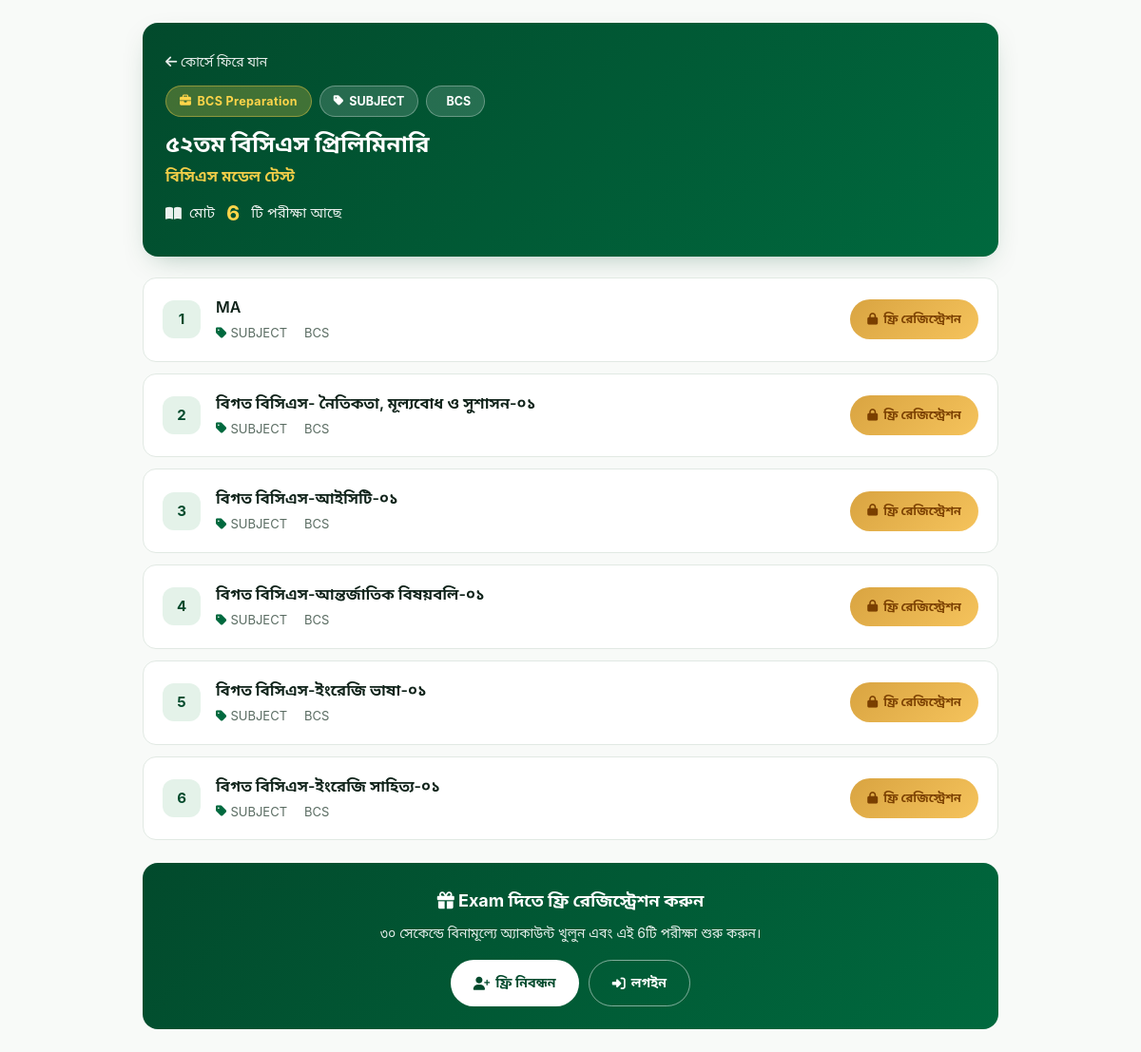
The page /course_view.php?course_id=2 on the database its author committed.
### tables this page shows
CREATE TABLE `courses` (
  `id` int(11) NOT NULL,
  `course_code` varchar(40) NOT NULL,
  `slug` varchar(220) DEFAULT NULL,
  `title` varchar(200) NOT NULL,
  `title_bn` varchar(200) DEFAULT NULL,
  `subtitle` varchar(200) DEFAULT NULL,
  `subject_line` varchar(300) DEFAULT NULL,
  `short_desc` varchar(500) DEFAULT NULL,
  `description` longtext DEFAULT NULL,
  `thumbnail` varchar(500) DEFAULT NULL,
  `banner` varchar(500) DEFAULT NULL,
  `language` varchar(40) DEFAULT 'bn',
  `instructor_name` varchar(150) DEFAULT NULL,
  `tag` varchar(60) DEFAULT NULL,
  `discount_pct` varchar(20) DEFAULT NULL,
  `rating` tinyint(1) DEFAULT 5,
  `meta_text` varchar(200) DEFAULT NULL,
  `tone_gradient` varchar(200) DEFAULT NULL,
  `display_order` int(11) DEFAULT 0,
  `is_featured` tinyint(1) DEFAULT 0,
  `level_id` int(11) NOT NULL,
  `type_id` int(11) NOT NULL,
  `price` decimal(10,2) NOT NULL DEFAULT 0.00,
  `discount_price` decimal(10,2) DEFAULT NULL,
  `total_lessons` int(11) DEFAULT 0,
  `duration_hours` int(11) DEFAULT 0,
  `is_active` tinyint(1) DEFAULT 1,
  `BR_CODE` varchar(20) DEFAULT NULL,
  `ORG_CODE` varchar(20) DEFAULT NULL,
  `AUTHORIZED_STATUS` char(1) DEFAULT 'N',
  `AUTHORIZED_USER` varchar(100) DEFAULT NULL,
  `AUTHORIZED_DATE` date DEFAULT NULL,
  `ENTRY_DATE` datetime DEFAULT current_timestamp(),
  `ENTRY_USER` varchar(200) DEFAULT NULL,
  `EDIT_DATE` date DEFAULT NULL,
  `EDIT_USER` varchar(200) DEFAULT NULL,
  `DELETE_DATE` datetime DEFAULT NULL,
  `DELETE_USER` varchar(200) DEFAULT NULL,
  `duration_days` int(11) DEFAULT NULL
);

CREATE TABLE `levels` (
  `id` int(11) NOT NULL,
  `name` varchar(100) NOT NULL,
  `BR_CODE` varchar(20) DEFAULT NULL,
  `ORG_CODE` varchar(20) DEFAULT NULL,
  `AUTHORIZED_STATUS` char(1) DEFAULT 'N',
  `AUTHORIZED_USER` varchar(100) DEFAULT NULL,
  `AUTHORIZED_DATE` date DEFAULT NULL,
  `ENTRY_DATE` date DEFAULT NULL,
  `ENTRY_USER` varchar(200) DEFAULT NULL,
  `EDIT_DATE` date DEFAULT NULL,
  `EDIT_USER` varchar(200) DEFAULT NULL,
  `DELETE_USER` varchar(200) DEFAULT NULL,
  `DELETE_DATE` date DEFAULT NULL
);

CREATE TABLE `exam_types` (
  `id` int(11) NOT NULL,
  `type_name` varchar(50) NOT NULL,
  `description` varchar(255) DEFAULT NULL,
  `status` char(1) DEFAULT 'Y'
);

CREATE TABLE `exams_info` (
  `exam_id` varchar(100) NOT NULL,
  `level_id` int(11) NOT NULL,
  `subject_id` int(11) DEFAULT NULL,
  `chapter_id` int(11) DEFAULT NULL,
  `topic_id` int(11) DEFAULT NULL,
  `exam_date` date DEFAULT NULL,
  `AUTHORIZED_STATUS` char(1) DEFAULT NULL,
  `AUTHORIZED_USER` varchar(100) DEFAULT NULL,
  `AUTHORIZED_DATE` date DEFAULT NULL,
  `title` varchar(255) NOT NULL,
  `created_date` datetime DEFAULT current_timestamp(),
  `br_code` varchar(20) DEFAULT NULL,
  `org_code` varchar(20) DEFAULT NULL,
  `ENTRY_DATE` date DEFAULT NULL,
  `ENTRY_USER` varchar(200) DEFAULT NULL,
  `EDIT_DATE` date DEFAULT NULL,
  `EDIT_USER` varchar(200) DEFAULT NULL,
  `DELETE_DATE` date DEFAULT NULL,
  `DELETE_USER` varchar(200) DEFAULT NULL,
  `exam_type_id` int(11) NOT NULL,
  `remarks` text NOT NULL
);

### course_view.php (the view, shortened to what this page needs)
<?php
require 'db.php';
$isLoggedIn  = isset($_SESSION['user']);
$userSession = $_SESSION['user'] ?? [];
$userTypeId  = (int)($userSession['user_type_id'] ?? 0);
$courseId   = (int)($_GET['course_id'] ?? 0);
$course     = null;
$levelId    = 0;
$examTypeId = 0;
if ($courseId > 0) {
    try {
        $st = $pdo->prepare("
            SELECT c.*,
                   l.name       AS level_name,
                   et.type_name AS type_name
            FROM courses c
            LEFT JOIN levels     l  ON l.id  = c.level_id
            LEFT JOIN exam_types et ON et.id = c.type_id
            WHERE c.id = ?
              AND (c.DELETE_DATE IS NULL OR c.DELETE_DATE = '0000-00-00 00:00:00')
            LIMIT 1
        ");
        $st->execute([$courseId]);
        $course = $st->fetch(PDO::FETCH_ASSOC);
        if ($course) {
            $levelId    = (int)($course['level_id'] ?? 0);
            $examTypeId = (int)($course['type_id']  ?? 0);
        }
    } catch (Throwable $e) {
        error_log('course_view lookup failed: ' . $e->getMessage());
    }
}
$courseTitle = $course
    ? ($course['title_bn'] ?: $course['title'])
    : 'সব পরীক্ষা';
$levelName = $course['level_name'] ?? '';
$typeName = $course['type_name'] ?? '';
$subjectText = '';
if ($course && !empty($course['subject_line'])) {
    $subjectText = trim($course['subject_line']);
    $subjectText = preg_replace('/^বিষয়\s*[:：]\s*/u', '', $subjectText);
}
$jobCategory = 'Job Preparation';
$lower = mb_strtolower($levelName, 'UTF-8');
if (strpos($lower, 'বিসিএস') !== false || stripos($levelName, 'BCS') !== false) {
    $jobCategory = 'BCS Preparation';
} elseif (strpos($lower, 'ব্যাংক') !== false || stripos($levelName, 'Bank') !== false) {
    $jobCategory = 'Bank Job Preparation';
} elseif (strpos($lower, 'শিক্ষক') !== false || stripos($levelName, 'Teacher') !== false) {
    $jobCategory = 'Teacher Recruitment';
}
$exams = [];
if ($levelId > 0 && $examTypeId > 0) {
    try {
        $st = $pdo->prepare("
            SELECT *
            FROM exams_info
            WHERE AUTHORIZED_STATUS = 'Y'
              AND (DELETE_DATE IS NULL OR DELETE_DATE = '0000-00-00 00:00:00')
              AND level_id     = :lvl
              AND exam_type_id = :etid
            ORDER BY title ASC
        ");
        $st->execute([
            ':lvl'  => $levelId,
            ':etid' => $examTypeId,
        ]);
        $exams = $st->fetchAll(PDO::FETCH_ASSOC);
    } catch (Throwable $e) {
        error_log('course_view fetch failed: ' . $e->getMessage());
        $exams = [];
    }
}
$totalExams = count($exams);
?>
<!DOCTYPE html>
<html lang="bn">
<head>
    <link rel="stylesheet" href="https://cdnjs.cloudflare.com/ajax/libs/font-awesome/6.5.0/css/all.min.css">
</head>
<body>
<div class="container">
    <div class="head">
        <a href="manage_courses.php" class="back">
            <i class="fa-solid fa-arrow-left"></i> কোর্সে ফিরে যান
        </a>
        <div class="badge-row">
            <span class="job-badge">
                <i class="fa-solid fa-briefcase"></i>
                <?= htmlspecialchars($jobCategory) ?>
            </span>
            <?php if ($typeName): ?>
                <span class="type-badge">
                    <i class="fa-solid fa-tag"></i>
                    <?= htmlspecialchars($typeName) ?>
                </span>
            <?php endif; ?>
            <?php if ($levelName): ?>
                <span class="level-badge">
                    <?= htmlspecialchars($levelName) ?>
                </span>
            <?php endif; ?>
        </div>
        <h1>
            <?= htmlspecialchars($courseTitle) ?>
            <?php if ($subjectText !== ''): ?>
                <em><?= htmlspecialchars($subjectText) ?></em>
            <?php endif; ?>
        </h1>
        <div class="count">
            <i class="fa-solid fa-book-open"></i>
            মোট <b><?= $totalExams ?></b> টি পরীক্ষা আছে
        </div>
    </div>
    <?php if (empty($exams)): ?>
        <div class="empty">
            <i class="fa-solid fa-inbox"></i>
            <h3>কোনো পরীক্ষা পাওয়া যায়নি</h3>
            <p>এই কোর্সে এই মুহূর্তে কোনো পরীক্ষা নেই।</p>
            <?php if ($isLoggedIn && in_array($userTypeId, [1, 2], true)): ?>
                <div class="empty-diag">
                    <strong>অ্যাডমিন ডায়াগনস্টিক:</strong><br>
                    Course ID: <code><?= (int)$courseId ?></code><br>
                    Course Title: <code><?= htmlspecialchars($courseTitle) ?></code><br>
                    Level ID (course থেকে): <code><?= (int)$levelId ?></code><br>
                    Exam Type ID (course থেকে): <code><?= (int)$examTypeId ?></code><br>
                    <br>
                    এই কম্বিনেশনে কোনো authorized পরীক্ষা নেই।<br>
                    <a href="create_exam.php" class="mini-btn">
                        <i class="fa-solid fa-plus"></i> পরীক্ষা যোগ করুন
                    </a>
                </div>
            <?php endif; ?>
        </div>
    <?php else: ?>
        <div class="exam-list">
            <?php foreach ($exams as $i => $ex): ?>
                <div class="exam-item">
                    <div class="exam-num"><?= $i + 1 ?></div>
                    <div class="exam-info">
                        <div class="exam-title">
                            <?= htmlspecialchars($ex['title']) ?>
                        </div>
                        <div class="exam-meta">
                            <?php if ($typeName): ?>
                                <span>
                                    <i class="fa-solid fa-tag"></i>
                                    <?= htmlspecialchars($typeName) ?>
                                </span>
                            <?php endif; ?>
                            <?php if ($levelName): ?>
                                <span>
                                    <?= htmlspecialchars($levelName) ?>
                                </span>
                            <?php endif; ?>
                        </div>
                    </div>
                    <?php if ($isLoggedIn): ?>
                        <a href="view_exam.php?id=<?= urlencode($ex['exam_id']) ?>" class="exam-btn">
                            শুরু করুন <i class="fa-solid fa-arrow-right"></i>
                        </a>
                    <?php else: ?>
                        <a href="index.php" class="exam-btn locked">
                            <i class="fa-solid fa-lock"></i> ফ্রি রেজিস্ট্রেশন
                        </a>
                    <?php endif; ?>
                </div>
            <?php endforeach; ?>
        </div>
    <?php endif; ?>
    <?php if (!$isLoggedIn && $totalExams > 0): ?>
        <div class="cta">
            <h3>
                <i class="fa-solid fa-gift"></i> Exam দিতে ফ্রি রেজিস্ট্রেশন করুন
            </h3>
            <p>৩০ সেকেন্ডে বিনামূল্যে অ্যাকাউন্ট খুলুন এবং এই <?= $totalExams ?>টি পরীক্ষা শুরু করুন।</p>
            <div class="btns">
                <a href="index.php" class="primary">
                    <i class="fa-solid fa-user-plus"></i> ফ্রি নিবন্ধন
                </a>
                <a href="login.php" class="ghost">
                    <i class="fa-solid fa-right-to-bracket"></i> লগইন
                </a>
            </div>
        </div>
    <?php endif; ?>
</div>
</body>
</html>

### course_view.php (style rules this page uses)
* { box-sizing: border-box; margin: 0; padding: 0; }
html, body { font-family: -apple-system, BlinkMacSystemFont, 'Segoe UI', Roboto, 'Noto Sans Bengali', 'Noto Sans', 'Kalpurush', 'SolaimanLipi', 'Nirmala UI', 'Vrinda', sans-serif; background: #f8faf8; color: #10231a; line-height: 1.75; -webkit-font-smoothing: antialiased; }
body { padding: 24px 16px; }
.container { max-width: 900px; margin: 0 auto; }
.head { background: linear-gradient(135deg, #024a2c 0%, #00693e 100%); color: #fff; border-radius: 16px; padding: 26px 24px; margin-bottom: 22px; box-shadow: 0 10px 30px -12px rgba(2,74,44,0.35); }
.back { display: inline-block; color: rgba(255,255,255,0.9); text-decoration: none; font-size: 14px; margin-bottom: 12px; font-weight: 500; }
.badge-row { display: flex; gap: 8px; flex-wrap: wrap; margin-bottom: 12px; align-items: center; }
.job-badge { display: inline-flex; align-items: center; gap: 6px; background: rgba(255,213,74,0.25); border: 1px solid rgba(255,213,74,0.4); color: #ffd54a; padding: 5px 14px; border-radius: 20px; font-size: 12.5px; font-weight: 700; letter-spacing: 0.03em; }
.type-badge { display: inline-flex; align-items: center; gap: 6px; background: rgba(255,255,255,0.15); border: 1px solid rgba(255,255,255,0.3); color: #fff; padding: 5px 14px; border-radius: 20px; font-size: 12.5px; font-weight: 700; }
.level-badge { display: inline-flex; align-items: center; gap: 6px; background: rgba(255,255,255,0.15); border: 1px solid rgba(255,255,255,0.3); color: #fff; padding: 5px 14px; border-radius: 20px; font-size: 12.5px; font-weight: 700; }
.job-badge i, .type-badge i, .level-badge i { font-size: 12px; }
.head h1 { font-size: 24px; font-weight: 700; margin-bottom: 6px; line-height: 1.45; }
.head h1 em { font-style: normal; color: #ffd54a; font-size: 16px; display: block; margin-top: 4px; font-weight: 600; opacity: 0.95; }
.head .count { font-size: 15px; color: rgba(255,255,255,0.92); display: flex; align-items: center; gap: 8px; flex-wrap: wrap; margin-top: 8px; }
.head .count b { font-size: 22px; color: #ffd54a; margin: 0 4px; font-weight: 700; }
.exam-list { display: flex; flex-direction: column; gap: 12px; }
.exam-item { background: #fff; border: 1px solid #e1e9e3; border-radius: 14px; padding: 18px 20px; display: flex; align-items: center; gap: 16px; transition: border-color 0.2s, box-shadow 0.2s, transform 0.2s; }
.exam-num { width: 40px; height: 40px; border-radius: 12px; background: #e4f2e9; color: #024a2c; font-weight: 700; font-size: 15px; display: grid; place-items: center; flex-shrink: 0; }
.exam-info { flex: 1; min-width: 0; }
.exam-title { font-size: 16px; font-weight: 600; color: #10231a; margin-bottom: 4px; line-height: 1.5; }
.exam-meta { font-size: 13px; color: #5a6c62; display: flex; gap: 14px; flex-wrap: wrap; }
.exam-meta span { display: inline-flex; align-items: center; gap: 4px; }
.exam-meta i { color: #00693e; font-size: 13px; }
.exam-btn { display: inline-flex; align-items: center; gap: 6px; padding: 10px 18px; border-radius: 30px; font-weight: 700; font-size: 13.5px; text-decoration: none; background: linear-gradient(135deg, #00693e, #0a8f55); color: #fff; white-space: nowrap; flex-shrink: 0; transition: transform 0.15s, box-shadow 0.2s; }
.exam-btn.locked { background: linear-gradient(135deg, #d9a441, #f5c35c); color: #7a3f00; font-size: 12.5px; }
.cta { margin-top: 24px; background: linear-gradient(135deg, #024a2c, #00693e); color: #fff; border-radius: 16px; padding: 24px; text-align: center; }
.cta h3 { font-size: 18px; font-weight: 700; margin-bottom: 6px; }
.cta p { font-size: 14px; color: rgba(255,255,255,0.9); margin-bottom: 16px; }
.cta .btns { display: flex; gap: 10px; justify-content: center; flex-wrap: wrap; }
.cta a { text-decoration: none; padding: 11px 24px; border-radius: 30px; font-weight: 700; font-size: 14px; display: inline-flex; align-items: center; gap: 6px; transition: transform 0.15s; }
.cta .primary { background: #fff; color: #024a2c; }
.cta .ghost { background: transparent; border: 1.5px solid rgba(255,255,255,0.5); color: #fff; }

### rows shown on the page
courses: level.name "BCS Preparation", exam_types.type_name "SUBJECT", level.name "BCS", title_bn "৫২তম বিসিএস প্রিলিমিনারি", subject_line "বিসিএস মডেল টেস্ট"
exams_info: title "MA", exam_type.type_name "SUBJECT", level.name "BCS"
exams_info: title "বিগত বিসিএস- নৈতিকতা, মূল্যবোধ ও সুশাসন-০১", exam_type.type_name "SUBJECT", level.name "BCS"
exams_info: title "বিগত বিসিএস-আইসিটি-০১", exam_type.type_name "SUBJECT", level.name "BCS"
exams_info: title "বিগত বিসিএস-আন্তর্জাতিক বিষয়বলি-০১", exam_type.type_name "SUBJECT", level.name "BCS"
exams_info: title "বিগত বিসিএস-ইংরেজি ভাষা-০১", exam_type.type_name "SUBJECT", level.name "BCS"
exams_info: title "বিগত বিসিএস-ইংরেজি সাহিত্য-০১", exam_type.type_name "SUBJECT", level.name "BCS"

### other values the page prints
$totalExams "6"
